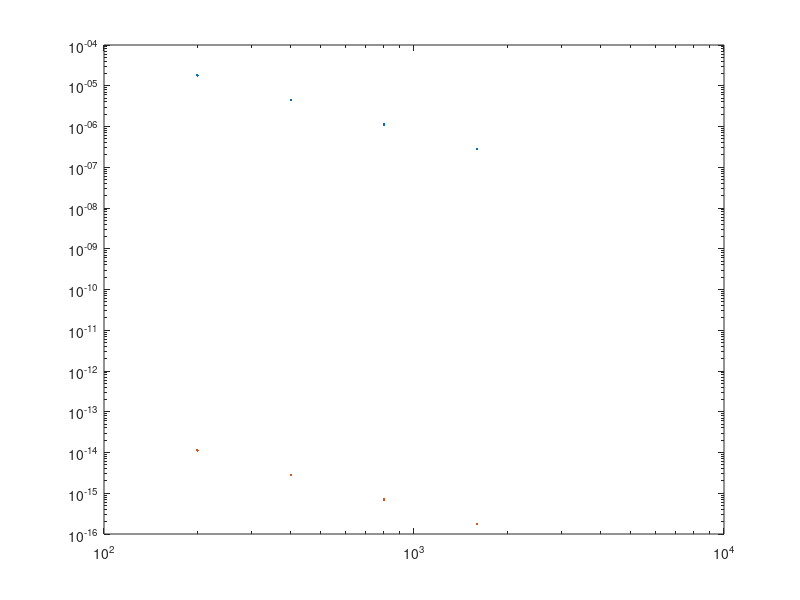

MATLAB code for this plot:
clear all;
close all;
clc;

num_gridpoints = [200 400 800 1600];
error = [1.7955e-5 4.4703e-6 1.11e-6 2.7852e-7];
figure();
loglog(num_gridpoints, error,'.');

n_log = log(num_gridpoints);
error_log = log(error);
hold on;
L = error(1)/num_gridpoints(1)^2;
loglog(num_gridpoints,1./(num_gridpoints.^2/L),'.');